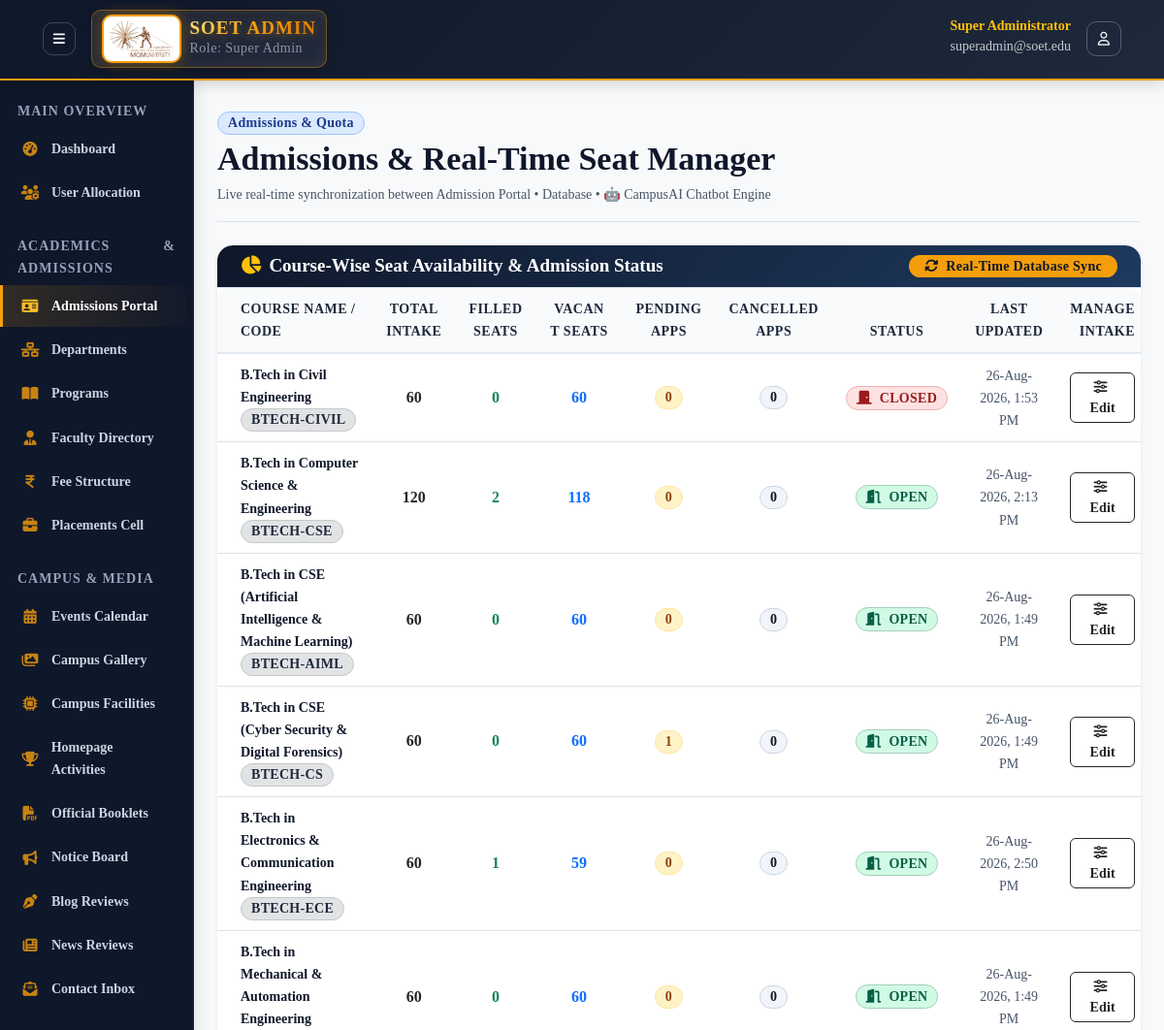
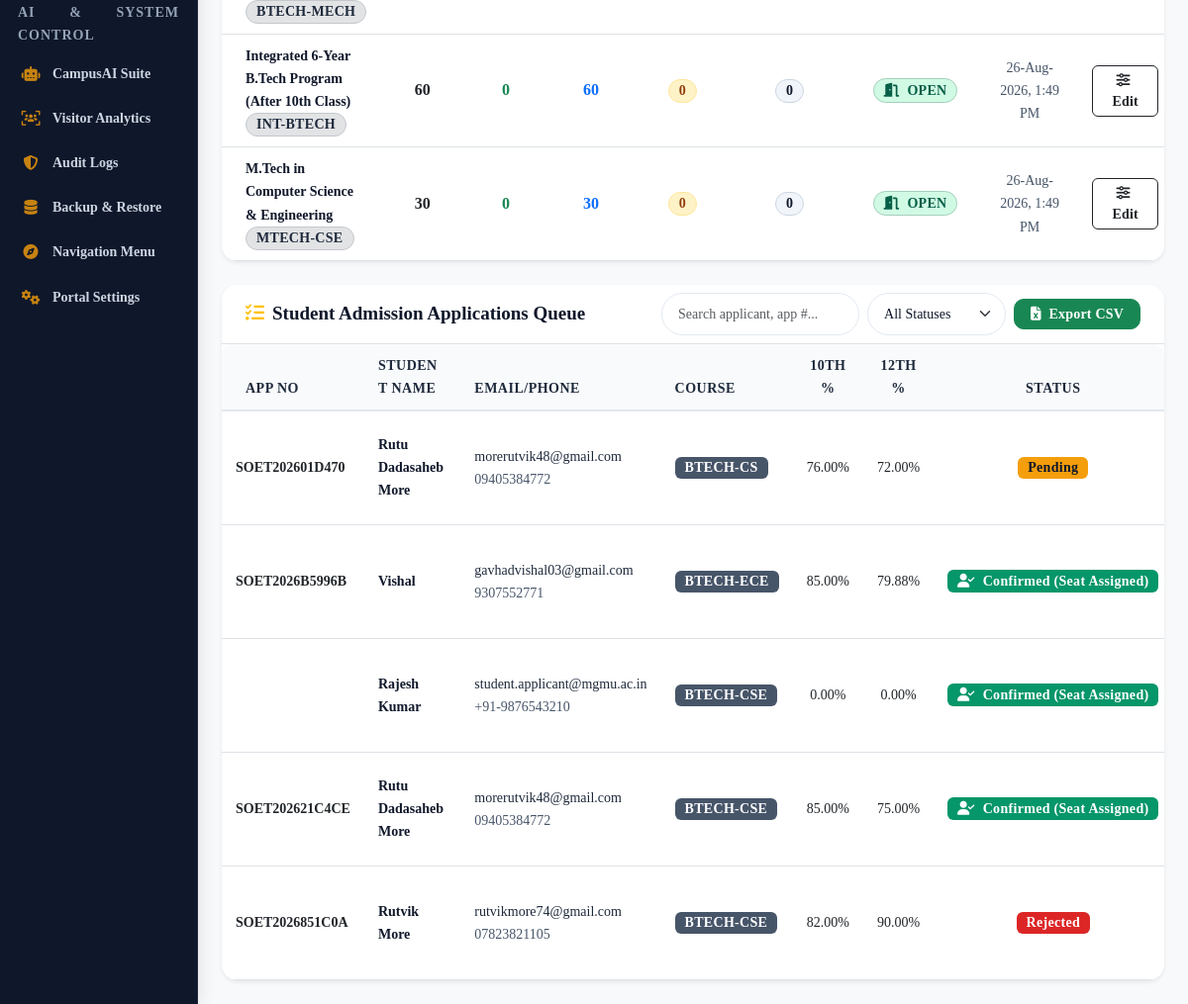
/admin/modules/admissions.php (signed in), run on the app's committed database (2 pictures, top to bottom).
### tables this page shows
CREATE TABLE `courses` (
  `id` int(11) NOT NULL AUTO_INCREMENT,
  `department_id` int(11) NOT NULL,
  `name` varchar(100) NOT NULL,
  `code` varchar(20) NOT NULL,
  `description` text DEFAULT NULL,
  `image_path` varchar(255) DEFAULT NULL,
  `duration_years` int(11) DEFAULT 4,
  `semester_count` int(11) DEFAULT 8,
  `intake_capacity` int(11) DEFAULT 60,
  `filled_seats` int(11) NOT NULL DEFAULT 0,
  `admission_status` enum('OPEN','CLOSED','PAUSED') NOT NULL DEFAULT 'OPEN',
  `fee_year_1` decimal(10,2) DEFAULT 150000.00,
  `fee_year_2` decimal(10,2) DEFAULT 150000.00,
  `fee_year_3` decimal(10,2) DEFAULT 150000.00,
  `fee_year_4` decimal(10,2) DEFAULT 150000.00,
  `syllabus_pdf_year_1` varchar(255) DEFAULT NULL,
  `syllabus_pdf_year_2` varchar(255) DEFAULT NULL,
  `syllabus_pdf_year_3` varchar(255) DEFAULT NULL,
  `syllabus_pdf_year_4` varchar(255) DEFAULT NULL,
  `is_active` tinyint(1) DEFAULT 1,
  `updated_at` timestamp NOT NULL DEFAULT current_timestamp() ON UPDATE current_timestamp(),
  `created_at` timestamp NOT NULL DEFAULT current_timestamp(),
  PRIMARY KEY (`id`),
  UNIQUE KEY `code` (`code`),
  KEY `department_id` (`department_id`),
  KEY `idx_active_status` (`is_active`,`admission_status`),
  CONSTRAINT `courses_ibfk_1` FOREIGN KEY (`department_id`) REFERENCES `departments` (`id`) ON DELETE CASCADE
);

CREATE TABLE `admissions` (
  `id` int(11) NOT NULL AUTO_INCREMENT,
  `application_number` varchar(30) NOT NULL,
  `student_name` varchar(100) NOT NULL,
  `email` varchar(100) NOT NULL,
  `phone` varchar(20) NOT NULL,
  `date_of_birth` date NOT NULL,
  `gender` varchar(10) NOT NULL,
  `address` text NOT NULL,
  `course_id` int(11) NOT NULL,
  `percentage_10th` decimal(5,2) NOT NULL,
  `percentage_12th` decimal(5,2) NOT NULL,
  `document_path` varchar(255) NOT NULL,
  `status` enum('pending','verified','approved','confirmed','cancelled','rejected') DEFAULT 'pending',
  `remarks` text DEFAULT NULL,
  `created_at` timestamp NOT NULL DEFAULT current_timestamp(),
  `updated_at` timestamp NOT NULL DEFAULT current_timestamp() ON UPDATE current_timestamp(),
  PRIMARY KEY (`id`),
  UNIQUE KEY `application_number` (`application_number`),
  KEY `idx_status` (`status`),
  KEY `idx_course_status` (`course_id`,`status`),
  KEY `idx_email` (`email`),
  KEY `idx_created_at` (`created_at`),
  CONSTRAINT `admissions_ibfk_1` FOREIGN KEY (`course_id`) REFERENCES `courses` (`id`)
);

### admin/modules/admissions.php (the view, shortened to what the rows shown need)
<?php
include_once __DIR__ . '/../includes/header.php';
$db = Database::getInstance();
$cms = new ContentManager();
$action = isset($_GET['action']) ? $_GET['action'] : 'list';
$applications = $db->fetchAll(
    "SELECT a.*, c.code as course_code, c.name as course_name
     FROM admissions a JOIN courses c ON a.course_id = c.id
     ORDER BY a.created_at DESC"
);
$seatMetrics = $cms->getCourseSeatMetrics();
?>
<div class="d-flex justify-content-between align-items-center pt-2 pb-3 mb-4 border-bottom">
    <div>
        <h2 class="font-display fw-extrabold text-dark mb-1">Admissions & Real-Time Seat Manager</h2>
    </div>
</div>
<?php if ($action === 'list'): ?>
    <div class="card border-0 shadow-sm rounded-4 mb-4 bg-white overflow-hidden">
        <div class="card-body p-0">
            <div class="table-responsive">
                <table class="table table-hover align-middle mb-0 text-sm">
                    <thead class="table-light">
                        <tr>
                            <th class="ps-4">Course Name / Code</th>
                            <th class="text-center">Total Intake</th>
                            <th class="text-center">Filled Seats</th>
                            <th class="text-center">Vacant Seats</th>
                            <th class="text-center">Pending Apps</th>
                            <th class="text-center">Cancelled Apps</th>
                            <th class="text-center">Status</th>
                            <th class="text-center">Last Updated</th>
                            <th class="text-end pe-4">Manage Intake</th>
                        </tr>
                    </thead>
                    <tbody>
                        <?php foreach ($seatMetrics as $m): ?>
                            <tr>
                                <td class="ps-4">
                                    <strong class="text-dark d-block"><?php echo htmlspecialchars($m['course_name']); ?></strong>
                                    <span class="badge bg-secondary-subtle text-secondary border border-secondary-subtle rounded-pill"><?php echo htmlspecialchars($m['course_code']); ?></span>
                                </td>
                                <td class="text-center fw-bold fs-6"><?php echo $m['total_intake']; ?></td>
                                <td class="text-center fw-bold text-success fs-6"><?php echo $m['filled_seats']; ?></td>
                                <td class="text-center fw-bold <?php echo $m['vacant_seats'] > 0 ? 'text-primary' : 'text-danger'; ?> fs-6">
                                    <?php echo $m['vacant_seats']; ?>
                                </td>
                                <td class="text-center"><span class="badge bg-warning-subtle text-warning-emphasis border border-warning-subtle rounded-pill px-2.5 py-1"><?php echo $m['pending_applications']; ?></span></td>
                                <td class="text-center"><span class="badge bg-light text-muted border rounded-pill"><?php echo $m['cancelled_applications']; ?></span></td>
                                <td class="text-center">
                                    <?php if ($m['admission_status'] === 'OPEN' && $m['vacant_seats'] > 0): ?>
                                        <span class="badge bg-success-subtle text-success border border-success-subtle rounded-pill px-2.5 py-1"><i class="fa-solid fa-door-open me-1"></i> OPEN</span>
                                    <?php else: ?>
                                        <span class="badge bg-danger-subtle text-danger border border-danger-subtle rounded-pill px-2.5 py-1"><i class="fa-solid fa-door-closed me-1"></i> CLOSED</span>
                                    <?php endif; ?>
                                </td>
                                <td class="text-center small text-muted"><?php echo $m['last_updated']; ?></td>
                                <td class="text-end pe-4">
                                    <button type="button" class="btn btn-sm btn-outline-dark rounded-pill px-3 font-semibold" data-bs-toggle="modal" data-bs-target="#modalSeat<?php echo $m['course_id']; ?>">
                                        <i class="fa-solid fa-sliders me-1"></i> Edit
                                    </button>
                                </td>
                            </tr>
                        <?php endforeach; ?>
                    </tbody>
                </table>
            </div>
        </div>
    </div>
    <div class="card border-0 shadow-sm rounded-4 bg-white overflow-hidden">
        <div class="card-body p-0">
            <div class="table-responsive">
                <table class="table table-hover align-middle mb-0" id="admissionsQueueTable">
                    <thead class="table-light">
                        <tr>
                            <th class="ps-4">App No</th>
                            <th>Student Name</th>
                            <th>Email/Phone</th>
                            <th>Course</th>
                            <th class="text-center">10th %</th>
                            <th class="text-center">12th %</th>
                            <th class="text-center">Status</th>
                        </tr>
                    </thead>
                    <tbody>
                        <?php if (empty($applications)): ?>
                            <tr>
                                <td colspan="8" class="text-center text-muted p-4">No admission applications received yet.</td>
                            </tr>
                        <?php else: ?>
                            <?php foreach ($applications as $a): ?>
                                <tr>
                                    <td class="fw-bold"><?php echo htmlspecialchars($a['application_number']); ?></td>
                                    <td class="fw-bold text-primary-color"><?php echo htmlspecialchars($a['student_name']); ?></td>
                                    <td>
                                        <small class="d-block text-secondary"><?php echo htmlspecialchars($a['email']); ?></small>
                                        <small class="d-block text-muted"><?php echo htmlspecialchars($a['phone']); ?></small>
                                    </td>
                                    <td><span class="badge bg-secondary"><?php echo htmlspecialchars($a['course_code']); ?></span></td>
                                    <td class="text-center"><?php echo $a['percentage_10th']; ?>%</td>
                                    <td class="text-center"><?php echo $a['percentage_12th']; ?>%</td>
                                    <td class="text-center">
                                        <?php if ($a['status'] === 'confirmed' || $a['status'] === 'approved'): ?>
                                            <span class="badge bg-success"><i class="fa-solid fa-user-check me-1"></i> Confirmed (Seat Assigned)</span>
                                        <?php elseif ($a['status'] === 'cancelled'): ?>
                                            <span class="badge bg-secondary"><i class="fa-solid fa-user-minus me-1"></i> Cancelled (Seat Freed)</span>
                                        <?php else: ?>
                                            <?php echo statusBadge($a['status']); ?>
                                        <?php endif; ?>
                                    </td>
                                </tr>
                            <?php endforeach; ?>
                        <?php endif; ?>
                    </tbody>
                </table>
            </div>
        </div>
    </div>
<?php endif; ?>
<?php include_once __DIR__ . '/../includes/footer.php'; ?>

### includes/functions.php (shortened to what the rows shown need)
<?php
function statusBadge(string $status): string
{
    $colors = [
        'pending' => 'warning', 'submitted' => 'info', 'under_review' => 'primary',
        'approved' => 'success', 'published' => 'success', 'rejected' => 'danger',
        'returned' => 'secondary', 'draft' => 'light', 'verified' => 'info',
        'active' => 'success', 'inactive' => 'secondary', 'unread' => 'danger', 'read' => 'success',
    ];
    $color = $colors[$status] ?? 'secondary';
    return '<span class="badge bg-' . $color . '">' . ucfirst(str_replace('_', ' ', $status)) . '</span>';
}

### data on the page
courses: name "B.Tech in Civil Engineering", code "BTECH-CIVIL", intake_capacity "60", filled_seats "0", pending_applications "0", cancelled_applications "0", admission_status "CLOSED" (drawn), last_updated "26-Aug-2026, 1:53 PM"
courses: name "B.Tech in Computer Science & Engineering", code "BTECH-CSE", intake_capacity "120", filled_seats "2", vacant_seats "118", pending_applications "0", cancelled_applications "0", admission_status "OPEN" (drawn), last_updated "26-Aug-2026, 2:13 PM"
courses: name "B.Tech in CSE (Artificial Intelligence & Machine Learning)", code "BTECH-AIML", intake_capacity "60", filled_seats "0", pending_applications "0", cancelled_applications "0", admission_status "OPEN" (drawn), last_updated "26-Aug-2026, 1:49 PM"
courses: name "B.Tech in CSE (Cyber Security & Digital Forensics)", code "BTECH-CS", intake_capacity "60", filled_seats "0", pending_applications "1", cancelled_applications "0", admission_status "OPEN" (drawn), last_updated "26-Aug-2026, 1:49 PM"
courses: name "B.Tech in Electronics & Communication Engineering", code "BTECH-ECE", intake_capacity "60", filled_seats "1", vacant_seats "59", pending_applications "0", cancelled_applications "0", admission_status "OPEN" (drawn), last_updated "26-Aug-2026, 2:50 PM"
courses: name "B.Tech in Mechanical & Automation Engineering", code "BTECH-MECH", intake_capacity "60", filled_seats "0", pending_applications "0", cancelled_applications "0", admission_status "OPEN" (drawn), last_updated "26-Aug-2026, 1:49 PM"
courses: name "Integrated 6-Year B.Tech Program (After 10th Class)", code "INT-BTECH", intake_capacity "60", filled_seats "0", pending_applications "0", cancelled_applications "0", admission_status "OPEN" (drawn), last_updated "26-Aug-2026, 1:49 PM"
courses: name "M.Tech in Computer Science & Engineering", code "MTECH-CSE", intake_capacity "30", filled_seats "0", pending_applications "0", cancelled_applications "0", admission_status "OPEN" (drawn), last_updated "26-Aug-2026, 1:49 PM"
admissions: application_number "SOET202601D470", student_name "Rutu Dadasaheb More", email "morerutvik48@gmail.com", phone "09405384772", course.code "BTECH-CS", percentage_10th "76.00", percentage_12th "72.00", status "Pending"
admissions: application_number "SOET2026B5996B", student_name "Vishal", email "gavhadvishal03@gmail.com", phone "9307552771", course.code "BTECH-ECE", percentage_10th "85.00", percentage_12th "79.88", status "Confirmed (Seat Assigned)"
admissions: student_name "Rajesh Kumar", email "student.applicant@mgmu.ac.in", phone "+91-9876543210", course.code "BTECH-CSE", percentage_10th "0.00", percentage_12th "0.00", status "Confirmed (Seat Assigned)"
admissions: application_number "SOET202621C4CE", student_name "Rutu Dadasaheb More", email "morerutvik48@gmail.com", phone "09405384772", course.code "BTECH-CSE", percentage_10th "85.00", percentage_12th "75.00", status "Confirmed (Seat Assigned)"
admissions: application_number "SOET2026851C0A", student_name "Rutvik More", email "rutvikmore74@gmail.com", phone "07823821105", course.code "BTECH-CSE", percentage_10th "82.00", percentage_12th "90.00", status "Rejected"

### other printed values
$user['role_name'] "Super Admin"
$user['full_name'] "Super Administrator"
$user['email'] "superadmin@soet.edu"
